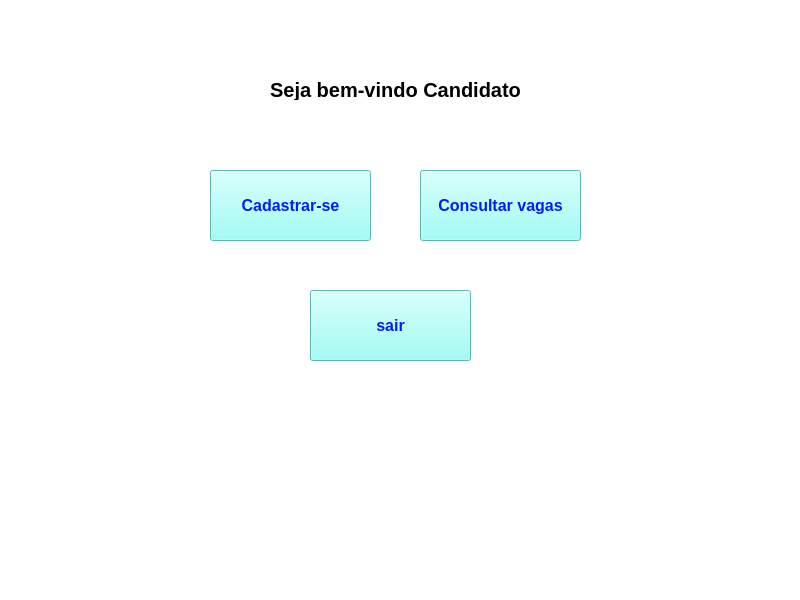
<?xml version="1.0" encoding="UTF-8"?>
<ui version="4.0">
 <class>MainWindow</class>
 <widget class="QMainWindow" name="MainWindow">
  <property name="geometry">
   <rect>
    <x>0</x>
    <y>0</y>
    <width>800</width>
    <height>600</height>
   </rect>
  </property>
  <property name="windowTitle">
   <string>MainWindow</string>
  </property>
  <property name="styleSheet">
   <string notr="true">background-color: rgb(255, 255, 255);</string>
  </property>
  <widget class="QWidget" name="centralwidget">
   <widget class="QLabel" name="label">
    <property name="geometry">
     <rect>
      <x>160</x>
      <y>80</y>
      <width>471</width>
      <height>20</height>
     </rect>
    </property>
    <property name="font">
     <font>
      <pointsize>15</pointsize>
      <weight>75</weight>
      <bold>true</bold>
     </font>
    </property>
    <property name="text">
     <string>Seja bem-vindo Candidato</string>
    </property>
    <property name="alignment">
     <set>Qt::AlignCenter</set>
    </property>
   </widget>
   <widget class="QPushButton" name="pbCadastroMenuCandidato">
    <property name="geometry">
     <rect>
      <x>210</x>
      <y>170</y>
      <width>161</width>
      <height>71</height>
     </rect>
    </property>
    <property name="font">
     <font>
      <pointsize>12</pointsize>
      <weight>75</weight>
      <bold>true</bold>
     </font>
    </property>
    <property name="styleSheet">
     <string notr="true">background-color: rgb(135, 255, 245);
color: rgb(3, 28, 255);</string>
    </property>
    <property name="text">
     <string>Cadastrar-se</string>
    </property>
   </widget>
   <widget class="QPushButton" name="pbConsultarVagas">
    <property name="geometry">
     <rect>
      <x>420</x>
      <y>170</y>
      <width>161</width>
      <height>71</height>
     </rect>
    </property>
    <property name="font">
     <font>
      <pointsize>12</pointsize>
      <weight>75</weight>
      <bold>true</bold>
     </font>
    </property>
    <property name="styleSheet">
     <string notr="true">background-color: rgb(135, 255, 245);
color: rgb(3, 28, 255);</string>
    </property>
    <property name="text">
     <string>Consultar vagas</string>
    </property>
   </widget>
   <widget class="QPushButton" name="pbSairMenu">
    <property name="geometry">
     <rect>
      <x>310</x>
      <y>290</y>
      <width>161</width>
      <height>71</height>
     </rect>
    </property>
    <property name="font">
     <font>
      <pointsize>12</pointsize>
      <weight>75</weight>
      <bold>true</bold>
     </font>
    </property>
    <property name="styleSheet">
     <string notr="true">background-color: rgb(135, 255, 245);
color: rgb(3, 28, 255);</string>
    </property>
    <property name="text">
     <string>sair</string>
    </property>
   </widget>
  </widget>
  <widget class="QMenuBar" name="menubar">
   <property name="geometry">
    <rect>
     <x>0</x>
     <y>0</y>
     <width>800</width>
     <height>21</height>
    </rect>
   </property>
  </widget>
  <widget class="QStatusBar" name="statusbar"/>
 </widget>
 <resources/>
 <connections/>
</ui>
